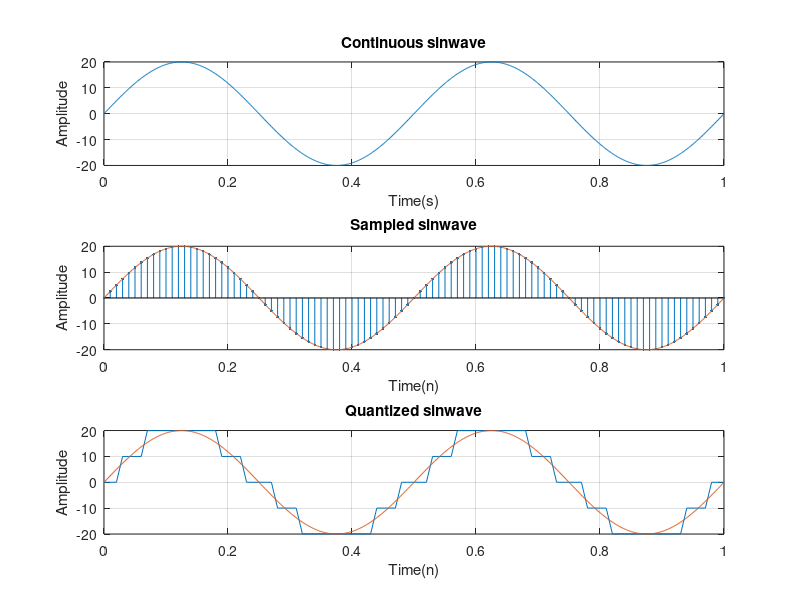

Reproduce this figure in MATLAB.
clc; #... Clear command line
clear all; #... Clear variables
close all; #... Clear figures

#... Analog sinewave
f = 2; #... Frequency(Hz)
a = 20; #... Amplitude
t = 0:0.001:1 #... Continuous time
analogSignal = a*sin(2*pi*f*t);
subplot(3,1,1);
plot(t, analogSignal);
grid on;
title("Continuous sinwave");
xlabel("Time(s)");
ylabel("Amplitude");

#... Sampled sinewave
fs = 50*f; #... Sampling frequency
n = 0:1/fs:1 #... Sampled time
sampledSignal = a*sin(2*pi*f*n);
subplot(3,1,2);
stem(n, sampledSignal, ".");
hold on;
plot(t, analogSignal);
grid on;
title("Sampled sinwave");
xlabel("Time(n)");
ylabel("Amplitude");

#... Quantization
bit = 2; #... Number of bitset
aMin = min(sampledSignal); #... Minimum amplitude
aMax = max(sampledSignal); #... Maximum amplitude
step = (aMax-aMin)/(2^bit); #... Step size
quantizedSignal = round(sampledSignal/step)*step;
subplot(3,1,3);
plot(n, quantizedSignal);
hold on;
plot(t, analogSignal);
grid on;
title("Quantized sinwave");
xlabel("Time(n)");
ylabel("Amplitude");
